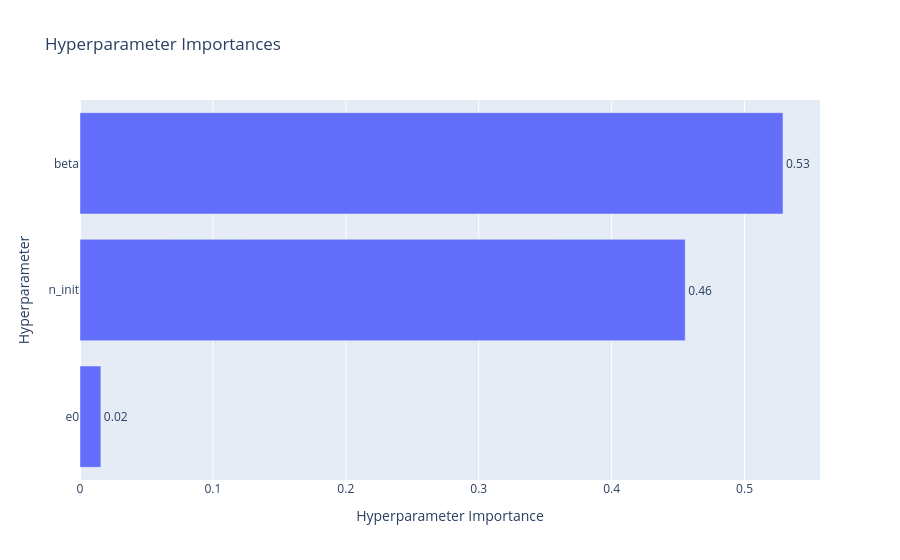

Source (notebook cell):
### Code cell
plot_param_importances(study)

### Figure 1 — Plotly figure (JSON) as saved in the notebook; plotly's stock layout.template omitted (floating-point values rounded to 4 significant figures)
{"data": [{"cliponaxis": false, "hovertemplate": ["e0 (FloatDistribution): 0.015696601580670547<extra></extra>", "n_init (IntDistribution): 0.4553569078317196<extra></extra>", "beta (FloatDistribution): 0.5289464905876098<extra></extra>"], "name": "Objective Value", "orientation": "h", "text": ["0.02", "0.46", "0.53"], "textposition": "outside", "type": "bar", "x": [0.0157, 0.4554, 0.5289], "y": ["e0", "n_init", "beta"]}], "layout": {"title": {"text": "Hyperparameter Importances"}, "xaxis": {"title": {"text": "Hyperparameter Importance"}}, "yaxis": {"title": {"text": "Hyperparameter"}}}}
